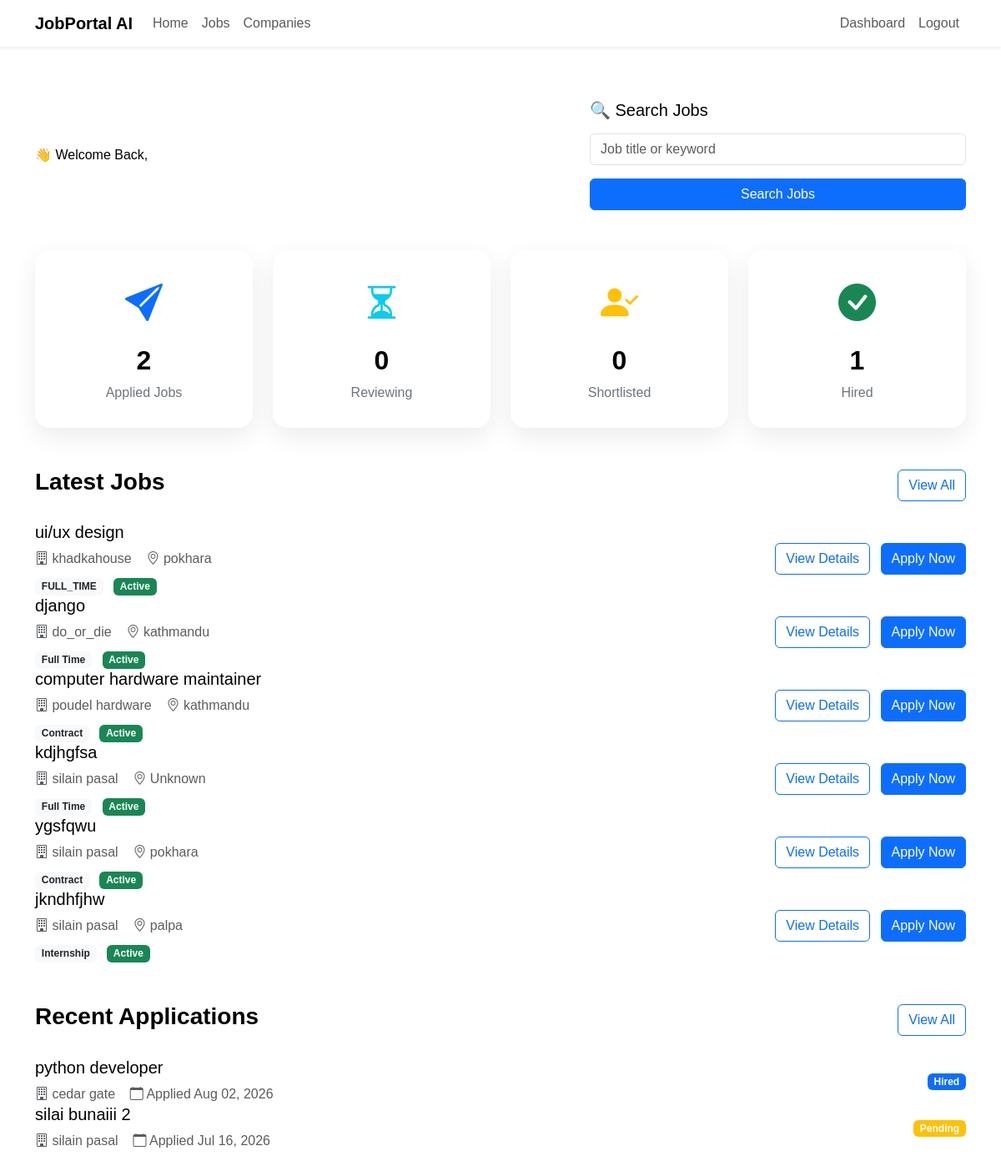
Screenshot of /applications/dashboard/ (signed in) with the database file from the repository.
### jobs/models.py (models this page shows, shortened)
class Job(models.Model):
    class EmploymentType(models.TextChoices):
        FULL_TIME = "Full Time"
        PART_TIME = "Part Time"
        INTERNSHIP = "Internship"
        CONTRACT = "Contract"
    class ExperienceLevel(models.TextChoices):
        ENTRY =  "Entry Level"
        MID =  "Mid Level"
        SENIOR = "Senior Level"
    company = models.ForeignKey(Company,on_delete=models.CASCADE,related_name="jobs")
    title = models.CharField(max_length=200)
    slug = models.SlugField(unique=True,blank=True)
    description = models.TextField()
    location = models.CharField(max_length=150)
    employment_type = models.CharField(max_length=20,choices=EmploymentType.choices)
    experience_level = models.CharField( max_length=20, choices=ExperienceLevel.choices )
    salary_min = models.PositiveIntegerField()
    salary_max = models.PositiveIntegerField()
    vacancies = models.PositiveIntegerField(default=1)
    deadline = models.DateField()
    is_active = models.BooleanField(default=True)
    created_at = models.DateTimeField(auto_now_add=True)
    updated_at = models.DateTimeField(auto_now=True)

### companies/models.py (models this page shows)
class Company(models.Model):
    owner = models.OneToOneField(settings.AUTH_USER_MODEL,on_delete=models.CASCADE,related_name="company")
    company_name = models.CharField(max_length=200)
    slug = models.SlugField(unique=True, blank=True)
    logo = models.ImageField( upload_to="company_logos/", blank=True, null=True)
    description = models.TextField()
    website = models.URLField(blank=True)
    email = models.EmailField()
    phone = models.CharField(max_length=20)
    address = models.TextField()
    location = models.CharField(max_length=255)
    city = models.CharField(max_length=100)
    country = models.CharField(max_length=100)
    established_date = models.DateField()
    employee_count = models.PositiveIntegerField()
    created_at = models.DateTimeField(auto_now_add=True)
    updated_at = models.DateTimeField(auto_now=True)

### applications/models.py (models this page shows, shortened)
class Application(models.Model):
    applicant = models.ForeignKey( settings.AUTH_USER_MODEL, on_delete=models.CASCADE, related_name="applications" )
    job = models.ForeignKey( Job, on_delete=models.CASCADE,related_name="applications")
    resume = models.FileField( upload_to="resumes/")
    cover_letter = models.TextField( blank=True)
    status = models.CharField( max_length=20,choices=Applicationstatus.choices,default=Applicationstatus.PENDING )
    applied_at = models.DateTimeField(auto_now_add=True)
    first_name = models.CharField(max_length=100, default="")
    last_name = models.CharField(max_length=100, default="")
    location = models.CharField(max_length=100, default="")
    class Meta:
        ordering = ["-applied_at"]
        unique_together = ("applicant", "job")

### applications/views.py (the view)
# urls.py: path("dashboard/",views.applicant_dashboard,name="applicant-dashboard" ),
@login_required
def applicant_dashboard(request):
    if request.user.role != "APPLICANT":
        return redirect("dashboard")
    applied_jobs = Application.objects.filter(applicant=request.user).count()
    interview_jobs = Application.objects.filter(applicant=request.user,status=Applicationstatus.SHORTLISTED).count()
    accepted_jobs = Application.objects.filter(applicant=request.user,status=Applicationstatus.HIRED ).count()
    recent_applications = Application.objects.filter(applicant=request.user )[:5]
    recommended_jobs = Job.objects.filter(is_active=True).exclude( applications__applicant=request.user )[:6]
    reviewing_jobs = Application.objects.filter(applicant=request.user,status=Applicationstatus.REVIEWING).count()
    context = {
    "applied_jobs": applied_jobs,
    "reviewing_jobs": reviewing_jobs,
    "interview_jobs": interview_jobs,
    "accepted_jobs": accepted_jobs,
    "recommended_jobs": recommended_jobs,
    "recent_applications": recent_applications,
}
    return render(request,"applications/applicant_dashboard.html",context )

### templates/applications/applicant_dashboard.html (shortened to what this page needs)
{% extends "dashboard_base.html" %}
{% load static %}
{% block content %}
<div class="container py-4">
<section class="hero-dashboard mb-5">
    <div class="row align-items-center">
        <div class="col-lg-7">
            <span class="hero-tag">
                👋 Welcome Back, {{ request.user.first_name }}
            </span>
        </div>
        <div class="col-lg-5">
            <div class="search-card">
                <h5 class="mb-3">
                    🔍 Search Jobs
                </h5>
                <form method="GET" action="{% url 'job-list' %}">
                    <div class="mb-3">
                        <input
                            type="text"
                            name="keyword"
                            class="form-control"
                            placeholder="Job title or keyword">
                    </div>
                    <button
                        class="btn btn-primary w-100">
                        Search Jobs
                    </button>
                </form>
            </div>
        </div>
    </div>
</section>
    <section class="mb-5">
        <div class="row g-4">
            <div class="col-lg-3 col-md-6">
                <div class="dashboard-card">
                    <i class="bi bi-send-fill stat-icon text-primary"></i>
                    <h2>{{ applied_jobs }}</h2>
                    <p>Applied Jobs</p>
                </div>
            </div>
            <div class="col-lg-3 col-md-6">
                <div class="dashboard-card">
                    <i class="bi bi-hourglass-split stat-icon text-info"></i>
                    <h2>{{ reviewing_jobs }}</h2>
                    <p>Reviewing</p>
                </div>
            </div>
            <div class="col-lg-3 col-md-6">
                <div class="dashboard-card">
                    <i class="bi bi-person-check-fill stat-icon text-warning"></i>
                    <h2>{{ interview_jobs }}</h2>
                    <p>Shortlisted</p>
                </div>
            </div>
            <div class="col-lg-3 col-md-6">
                <div class="dashboard-card">
                    <i class="bi bi-check-circle-fill stat-icon text-success"></i>
                    <h2>{{ accepted_jobs }}</h2>
                    <p>Hired</p>
                </div>
            </div>
        </div>
    </section>
    <section>
        <div class="d-flex justify-content-between align-items-center mb-4">
            <h3 class="fw-bold">
                Latest Jobs
            </h3>
            <a href="{% url 'job-list' %}" class="btn btn-outline-primary">
                View All
            </a>
        </div>
        {% for job in recommended_jobs %}
        <div class="job-card">
            <div class="row align-items-center">
                <div class="col-lg-8">
                    <h5 class="mb-2">
                        {{ job.title }}
                    </h5>
                    <p class="text-muted mb-2">
                        <i class="bi bi-building"></i>
                        {{ job.company.company_name }}
                        <i class="bi bi-geo-alt"></i>
                        {{ job.location }}
                    </p>
                    <div>
                        <span class="badge bg-light text-dark">
                            {{ job.get_employment_type_display }}
                        </span>
                        <span class="badge bg-success ms-2">
                            Active
                        </span>
                    </div>
                </div>
                <div class="col-lg-4 text-lg-end mt-3 mt-lg-0">
                    <a href="{% url 'job-detail' job.pk %}"
                       class="btn btn-outline-primary me-2">
                        View Details
                    </a>
                    <a href="{% url 'apply-job' job.pk %}"
                       class="btn btn-primary">
                        Apply Now
                    </a>
                </div>
            </div>
        </div>
       {% endfor %}
    </section>
    <section class="mt-5">
        <div class="d-flex justify-content-between align-items-center mb-4">
            <h3 class="fw-bold">
                Recent Applications
            </h3>
            <a href="{% url 'my-applications' %}" class="btn btn-outline-primary">
                View All
            </a>
        </div>
        {% for application in recent_applications %}
        <div class="job-card">
            <div class="row align-items-center">
                <div class="col-lg-8">
                    <h5 class="mb-2">
                        {{ application.job.title }}
                    </h5>
                    <p class="text-muted mb-0">
                        <i class="bi bi-building"></i>
                        {{ application.job.company.company_name }}
                        <i class="bi bi-calendar"></i>
                        Applied {{ application.applied_at|date:"M d, Y" }}
                    </p>
                </div>
                <div class="col-lg-4 text-lg-end mt-3 mt-lg-0">
                    {% if application.status == "Pending" %}
                        <span class="badge bg-warning">{{ application.status }}</span>
                    {% elif application.status == "Reviewing" %}
                        <span class="badge bg-info">{{ application.status }}</span>
                    {% elif application.status == "Shortlisted" %}
                        <span class="badge bg-success">{{ application.status }}</span>
                    {% elif application.status == "Hired" %}
                        <span class="badge bg-primary">{{ application.status }}</span>
                    {% elif application.status == "Rejected" %}
                        <span class="badge bg-danger">{{ application.status }}</span>
                    {% endif %}
                </div>
            </div>
        </div>
        {% endfor %}
    </section>
</div>
{% endblock %}

### static/css/style.css (style rules this page uses)
* { margin:0; padding:0; box-sizing:border-box; }
body { font-family:'Poppins',sans-serif; background:var(--light); color:var(--dark); }
a { text-decoration:none; }
.dashboard-card { background:#fff; border-radius:18px; padding:30px; text-align:center; box-shadow:0 10px 30px rgba(0,0,0,.08); transition:.3s; height:100%; }
.dashboard-card h2 { font-weight:700; margin-top:15px; }
.dashboard-card p { color:#6c757d; margin-bottom:0; }
.stat-icon { font-size:45px; }

### rows the page displays
Job: title "ui/ux design", company.company_name "khadkahouse", location "pokhara", employment_type "FULL_TIME"
Job: title "django", company.company_name "do_or_die", location "kathmandu", employment_type "Full Time"
Job: title "computer hardware maintainer", company.company_name "poudel hardware", location "kathmandu", employment_type "Contract"
Job: title "kdjhgfsa", company.company_name "silain pasal", location "Unknown", employment_type "Full Time"
Job: title "ygsfqwu", company.company_name "silain pasal", location "pokhara", employment_type "Contract"
Job: title "jkndhfjhw", company.company_name "silain pasal", location "palpa", employment_type "Internship"
Application: job "python developer", job.company.company_name "cedar gate", applied_at "Aug 02, 2026", status "Hired"
Application: job "silai bunaiii 2", job.company.company_name "silain pasal", applied_at "Jul 16, 2026", status "Pending"

### other values shown
{{ applied_jobs }} "2"
{{ reviewing_jobs }} "0"
{{ interview_jobs }} "0"
{{ accepted_jobs }} "1"
